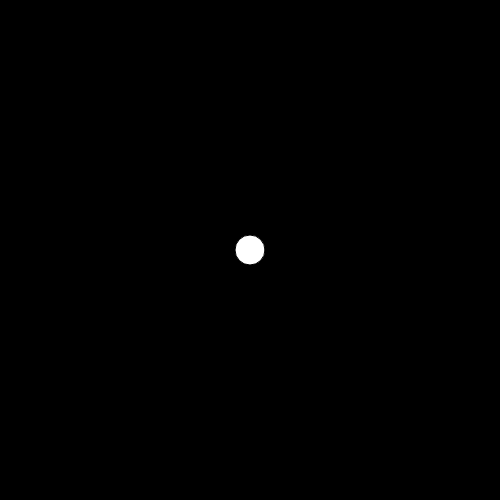
Frame 1 (no input)
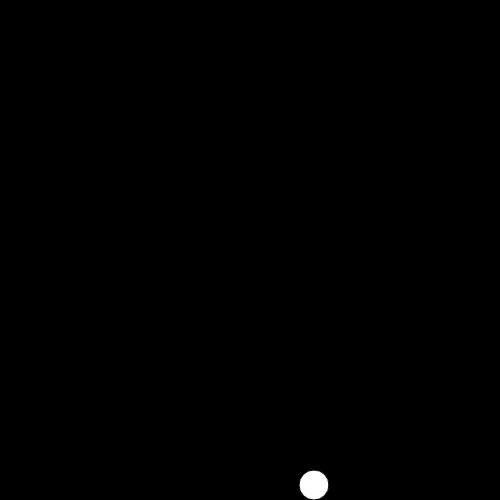
Frame 60 (no input)
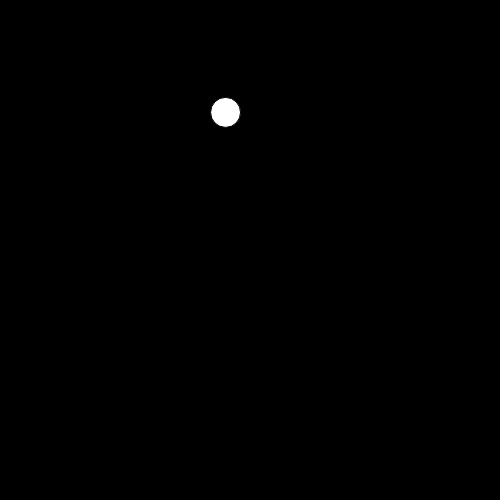
Frame 120 (the mouse pressed at the canvas centre since frame 60)

The p5.js sketch that drew these frames (run headless with seeded random() and noise() and a simulated clock; from frame 60 on, the mouse is pressed at the canvas centre):

// p5.js sketch
// ── sketch.js
var pos = {};
var v = {
	x: 2,
	y: 1
}
var a = {
	x: 0.2,
	y: 0.1
}
function setup() {
	createCanvas(500, 500);
	pos = {
		x: width / 2,
		y: height / 2
	}
}
function draw() {
	background(0);
	fill(255);
	ellipse( pos.x, pos.y, 30, 30)
	// 先计算新的速度
	v.x = v.x + a.x;
	v.y = v.y + a.y;
	// 再计算由新速度改变的新位置
	pos.x = pos.x + v.x;
	pos.y = pos.y + v.y;

	// 如果y方向位置触底，速度反向
	// 动能 = 质量 x 速度

	if (pos.y + 15 >= height) {
		pos.y = height - 15;
		v.y = - (v.y * 0.9);
		a.y = 0;
	}
	if(pos.y - 15 <= 0) {
		pos.y = 0 + 15;
		v.y = - (v.y * 0.9);
		a.y = 0;
	}

	if (pos.x + 15 >= width) {
		pos.x = width - 15;
		v.x = - (v.x * 0.9);
		a.x = 0;
	}
	if(pos.x - 15 <= 0){
		pos.x = 15;
		v.x = - (v.x * 0.9);
		a.x = 0;
	}

}
